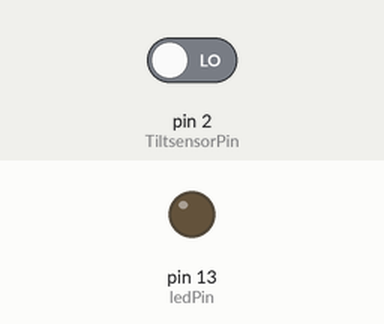
Simulated run of this sketch. Board: Arduino Uno, built with avr-gcc and run on an emulated ATmega328P. On the bench: output pins drawn as LEDs (lit = HIGH). The test bench sets the inputs (shaded band); at power-on: pin 2 (TiltsensorPin) LOW.

Above: at 1.2 s.
1.3 s: pin 2 (TiltsensorPin) driven HIGH
At 1.6 s:
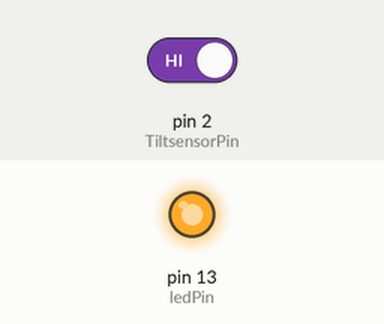
2.8 s: pin 2 (TiltsensorPin) driven LOW
At 4.0 s:
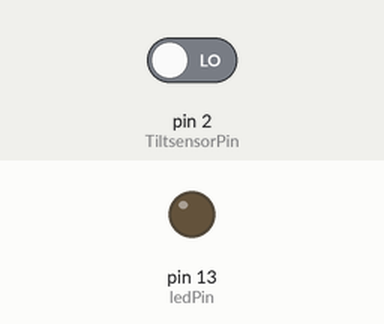
Timing chart, 0 to 5.8 s (numbered marks = the images above; inputs shaded):
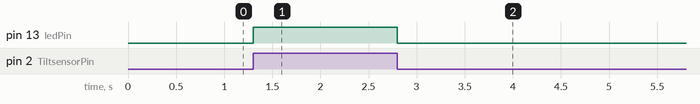

The sketch:

tilt_sensor.ino
```cpp
const int TiltsensorPin = 2;     // the number of the tilt sensor pin
const int ledPin =  13;      // the number of the LED pin

// variables will change:
int tiltsensorState = 0;         // variable for reading the tiltsensor status

void setup() {
  // initialize the LED pin as an output:
  pinMode(ledPin, OUTPUT);
  // initialize the pushbutton pin as an input:
  pinMode(TiltsensorPin, INPUT);
}

void loop() {
  // read the state of the tilt sensor value:
  tiltsensorState = digitalRead(TiltsensorPin);

  // check if the sensor is tilted. If it is, the tiltsensorState is HIGH:
  if (tiltsensorState == HIGH) {
    // turn LED on:
    digitalWrite(ledPin, HIGH);
  } else {
    // turn LED off:
    digitalWrite(ledPin, LOW);
  }
}
```

Measured:
- after the input at 1.3 s, pin 13 (ledPin): LOW → HIGH at once
- after the input at 2.8 s, pin 13 (ledPin): HIGH → LOW at once
